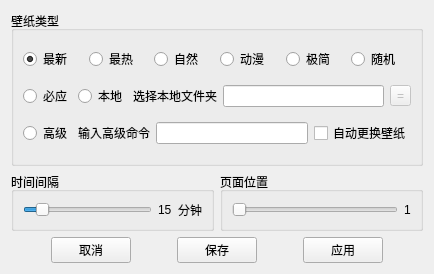
        <widget class="QWidget" name="tab">
         <attribute name="title">
          <string>壁纸设置</string>
         </attribute>
         <layout class="QVBoxLayout" name="verticalLayout_7">
          <item>
           <widget class="QGroupBox" name="groupBox_8">
            <property name="minimumSize">
             <size>
              <width>0</width>
              <height>155</height>
             </size>
            </property>
            <property name="title">
             <string>壁纸类型</string>
            </property>
            <layout class="QVBoxLayout" name="verticalLayout_2">
             <item>
              <layout class="QHBoxLayout" name="horizontalLayout">
               <item>
                <widget class="QRadioButton" name="rBtnNew">
                 <property name="toolTip">
                  <string>Wallhaven-Latest</string>
                 </property>
                 <property name="text">
                  <string>最新</string>
                 </property>
                 <property name="checked">
                  <bool>true</bool>
                 </property>
                </widget>
               </item>
               <item>
                <widget class="QRadioButton" name="rBtnHot">
                 <property name="toolTip">
                  <string>Wallhaven-Hot</string>
                 </property>
                 <property name="text">
                  <string>最热</string>
                 </property>
                </widget>
               </item>
               <item>
                <widget class="QRadioButton" name="rBtnNature">
                 <property name="toolTip">
                  <string>Wallhaven-Nature</string>
                 </property>
                 <property name="text">
                  <string>自然</string>
                 </property>
                </widget>
               </item>
               <item>
                <widget class="QRadioButton" name="rBtnAnime">
                 <property name="toolTip">
                  <string>Wallhaven-Anime</string>
                 </property>
                 <property name="text">
                  <string>动漫</string>
                 </property>
                </widget>
               </item>
               <item>
                <widget class="QRadioButton" name="rBtnSimple">
                 <property name="toolTip">
                  <string>Wallhaven-Minimalism</string>
                 </property>
                 <property name="text">
                  <string>极简</string>
                 </property>
                </widget>
               </item>
               <item>
                <widget class="QRadioButton" name="rBtnRandom">
                 <property name="toolTip">
                  <string>来自Unsplash的精彩图片</string>
                 </property>
                 <property name="text">
                  <string>随机</string>
                 </property>
                </widget>
               </item>
              </layout>
             </item>
             <item>
              <layout class="QHBoxLayout" name="horizontalLayout_2">
               <item>
                <widget class="QRadioButton" name="rBtnBing">
                 <property name="toolTip">
                  <string>当天最新的必应壁纸</string>
                 </property>
                 <property name="text">
                  <string>必应</string>
                 </property>
                </widget>
               </item>
               <item>
                <widget class="QRadioButton" name="rBtnNative">
                 <property name="toolTip">
                  <string>随机更换本地文件夹中的壁纸</string>
                 </property>
                 <property name="text">
                  <string>本地</string>
                 </property>
                </widget>
               </item>
               <item>
                <widget class="QLabel" name="label">
                 <property name="maximumSize">
                  <size>
                   <width>100</width>
                   <height>16777215</height>
                  </size>
                 </property>
                 <property name="text">
                  <string>选择本地文件夹</string>
                 </property>
                </widget>
               </item>
               <item>
                <widget class="QLineEdit" name="LinePath">
                 <property name="enabled">
                  <bool>true</bool>
                 </property>
                 <property name="readOnly">
                  <bool>true</bool>
                 </property>
                </widget>
               </item>
               <item>
                <widget class="QToolButton" name="BtnChooseFolder">
                 <property name="enabled">
                  <bool>false</bool>
                 </property>
                 <property name="toolTip">
                  <string>选择文件夹</string>
                 </property>
                 <property name="text">
                  <string>=</string>
                 </property>
                </widget>
               </item>
              </layout>
             </item>
             <item>
              <layout class="QHBoxLayout" name="horizontalLayout_3">
               <item>
                <widget class="QRadioButton" name="rBtnAdvance">
                 <property name="toolTip">
                  <string>来自脚本的输出结果</string>
                 </property>
                 <property name="text">
                  <string>高级</string>
                 </property>
                </widget>
               </item>
               <item>
                <widget class="QLabel" name="label_8">
                 <property name="text">
                  <string>输入高级命令</string>
                 </property>
                </widget>
               </item>
               <item>
                <widget class="QLineEdit" name="usrCmd">
                 <property name="toolTip">
                  <string>输入一段有效命令</string>
                 </property>
                </widget>
               </item>
               <item>
                <widget class="QCheckBox" name="chkEnableChangePaper">
                 <property name="cursor">
                  <cursorShape>PointingHandCursor</cursorShape>
                 </property>
                 <property name="toolTip">
                  <string>是否启用后台自动更换</string>
                 </property>
                 <property name="text">
                  <string>自动更换壁纸</string>
                 </property>
                </widget>
               </item>
              </layout>
             </item>
            </layout>
           </widget>
          </item>
          <item>
           <layout class="QHBoxLayout" name="horizontalLayout_4">
            <item>
             <widget class="QGroupBox" name="groupBox_9">
              <property name="toolTip">
               <string>后台更换壁纸的时间间隔</string>
              </property>
              <property name="title">
               <string>时间间隔</string>
              </property>
              <layout class="QHBoxLayout" name="horizontalLayout_9">
               <item>
                <widget class="QSlider" name="SliderTimeInterval">
                 <property name="cursor">
                  <cursorShape>PointingHandCursor</cursorShape>
                 </property>
                 <property name="toolTip">
                  <string>后台更换壁纸的时间间隔</string>
                 </property>
                 <property name="minimum">
                  <number>5</number>
                 </property>
                 <property name="maximum">
                  <number>100</number>
                 </property>
                 <property name="pageStep">
                  <number>5</number>
                 </property>
                 <property name="value">
                  <number>15</number>
                 </property>
                 <property name="orientation">
                  <enum>Qt::Horizontal</enum>
                 </property>
                 <property name="invertedAppearance">
                  <bool>false</bool>
                 </property>
                 <property name="invertedControls">
                  <bool>true</bool>
                 </property>
                </widget>
               </item>
               <item>
                <widget class="QLabel" name="labTimeInterval">
                 <property name="text">
                  <string>15</string>
                 </property>
                </widget>
               </item>
               <item>
                <widget class="QLabel" name="label_7">
                 <property name="text">
                  <string>分钟</string>
                 </property>
                </widget>
               </item>
              </layout>
             </widget>
            </item>
            <item>
             <widget class="QGroupBox" name="groupBox_10">
              <property name="toolTip">
               <string>Wallhaven壁纸的页面位置</string>
              </property>
              <property name="title">
               <string>页面位置</string>
              </property>
              <layout class="QHBoxLayout" name="horizontalLayout_7">
               <item>
                <widget class="QSlider" name="SliderPageNum">
                 <property name="cursor">
                  <cursorShape>PointingHandCursor</cursorShape>
                 </property>
                 <property name="toolTip">
                  <string>每页有120张不同壁纸，无需频繁更换。</string>
                 </property>
                 <property name="minimum">
                  <number>1</number>
                 </property>
                 <property name="maximum">
                  <number>15</number>
                 </property>
                 <property name="pageStep">
                  <number>2</number>
                 </property>
                 <property name="value">
                  <number>1</number>
                 </property>
                 <property name="orientation">
                  <enum>Qt::Horizontal</enum>
                 </property>
                </widget>
               </item>
               <item>
                <widget class="QLabel" name="label_2">
                 <property name="text">
                  <string>1</string>
                 </property>
                </widget>
               </item>
              </layout>
             </widget>
            </item>
           </layout>
          </item>
          <item>
           <layout class="QHBoxLayout" name="horizontalLayout_5">
            <item>
             <spacer name="horizontalSpacer_3">
              <property name="orientation">
               <enum>Qt::Horizontal</enum>
              </property>
              <property name="sizeHint" stdset="0">
               <size>
                <width>40</width>
                <height>20</height>
               </size>
              </property>
             </spacer>
            </item>
            <item>
             <widget class="QPushButton" name="pBtnCancel">
              <property name="cursor">
               <cursorShape>PointingHandCursor</cursorShape>
              </property>
              <property name="toolTip">
               <string>关闭窗口</string>
              </property>
              <property name="text">
               <string>取消</string>
              </property>
             </widget>
            </item>
            <item>
             <spacer name="horizontalSpacer_4">
              <property name="orientation">
               <enum>Qt::Horizontal</enum>
              </property>
              <property name="sizeHint" stdset="0">
               <size>
                <width>40</width>
                <height>20</height>
               </size>
              </property>
             </spacer>
            </item>
            <item>
             <widget class="QPushButton" name="pBtnOk">
              <property name="cursor">
               <cursorShape>PointingHandCursor</cursorShape>
              </property>
              <property name="toolTip">
               <string>保存此页设置</string>
              </property>
              <property name="text">
               <string>保存</string>
              </property>
             </widget>
            </item>
            <item>
             <spacer name="horizontalSpacer_5">
              <property name="orientation">
               <enum>Qt::Horizontal</enum>
              </property>
              <property name="sizeHint" stdset="0">
               <size>
                <width>40</width>
                <height>20</height>
               </size>
              </property>
             </spacer>
            </item>
            <item>
             <widget class="QPushButton" name="pBtnApply">
              <property name="cursor">
               <cursorShape>PointingHandCursor</cursorShape>
              </property>
              <property name="toolTip">
               <string>立即应用此页设置，但不保存</string>
              </property>
              <property name="text">
               <string>应用</string>
              </property>
             </widget>
            </item>
            <item>
             <spacer name="horizontalSpacer_6">
              <property name="orientation">
               <enum>Qt::Horizontal</enum>
              </property>
              <property name="sizeHint" stdset="0">
               <size>
                <width>40</width>
                <height>20</height>
               </size>
              </property>
             </spacer>
            </item>
           </layout>
          </item>
         </layout>
        </widget>
